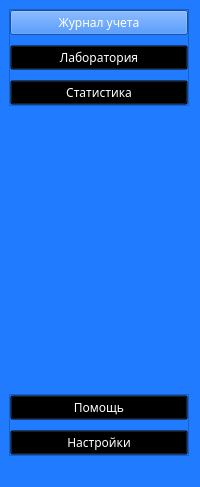
        <widget class="QWidget" name="LeftMenu" native="true">
         <property name="minimumSize">
          <size>
           <width>0</width>
           <height>0</height>
          </size>
         </property>
         <property name="maximumSize">
          <size>
           <width>16777215</width>
           <height>16777215</height>
          </size>
         </property>
         <property name="styleSheet">
          <string notr="true">background-color: #207BFF;</string>
         </property>
         <layout class="QVBoxLayout" name="verticalLayout_2">
          <property name="spacing">
           <number>0</number>
          </property>
          <property name="leftMargin">
           <number>0</number>
          </property>
          <property name="topMargin">
           <number>0</number>
          </property>
          <property name="rightMargin">
           <number>0</number>
          </property>
          <property name="bottomMargin">
           <number>20</number>
          </property>
          <item>
           <widget class="QWidget" name="LeftBar" native="true">
            <property name="minimumSize">
             <size>
              <width>200</width>
              <height>467</height>
             </size>
            </property>
            <layout class="QVBoxLayout" name="verticalLayout_4">
             <property name="spacing">
              <number>7</number>
             </property>
             <property name="rightMargin">
              <number>11</number>
             </property>
             <property name="bottomMargin">
              <number>11</number>
             </property>
             <item>
              <widget class="QFrame" name="LeftBarUp">
               <property name="frameShape">
                <enum>QFrame::StyledPanel</enum>
               </property>
               <property name="frameShadow">
                <enum>QFrame::Raised</enum>
               </property>
               <layout class="QVBoxLayout" name="verticalLayout_5">
                <property name="spacing">
                 <number>10</number>
                </property>
                <property name="leftMargin">
                 <number>0</number>
                </property>
                <property name="topMargin">
                 <number>0</number>
                </property>
                <property name="rightMargin">
                 <number>0</number>
                </property>
                <property name="bottomMargin">
                 <number>0</number>
                </property>
                <item>
                 <widget class="QPushButton" name="Report">
                  <property name="font">
                   <font>
                    <family>Segoe UI Semibold</family>
                    <pointsize>9</pointsize>
                   </font>
                  </property>
                  <property name="styleSheet">
                   <string notr="true">color: white;
background-color:#1E71EA;
</string>
                  </property>
                  <property name="text">
                   <string>Журнал учета</string>
                  </property>
                  <property name="icon">
                   <iconset>
                    <normaloff>../resources/Magazine.png</normaloff>../resources/Magazine.png</iconset>
                  </property>
                  <property name="iconSize">
                   <size>
                    <width>16</width>
                    <height>16</height>
                   </size>
                  </property>
                 </widget>
                </item>
                <item>
                 <widget class="QPushButton" name="Lab">
                  <property name="font">
                   <font>
                    <family>Segoe UI Semibold</family>
                    <pointsize>9</pointsize>
                   </font>
                  </property>
                  <property name="styleSheet">
                   <string notr="true">background-color: transparent;
color: white;</string>
                  </property>
                  <property name="text">
                   <string>Лаборатория</string>
                  </property>
                  <property name="icon">
                   <iconset>
                    <normaloff>../resources/Lab.png</normaloff>../resources/Lab.png</iconset>
                  </property>
                  <property name="iconSize">
                   <size>
                    <width>16</width>
                    <height>16</height>
                   </size>
                  </property>
                 </widget>
                </item>
                <item>
                 <widget class="QPushButton" name="Statistics">
                  <property name="font">
                   <font>
                    <family>Segoe UI Semibold</family>
                    <pointsize>9</pointsize>
                   </font>
                  </property>
                  <property name="styleSheet">
                   <string notr="true">background-color: transparent;
color: white;</string>
                  </property>
                  <property name="text">
                   <string>Статистика</string>
                  </property>
                  <property name="icon">
                   <iconset>
                    <normaloff>../resources/Statistic.png</normaloff>../resources/Statistic.png</iconset>
                  </property>
                  <property name="iconSize">
                   <size>
                    <width>20</width>
                    <height>20</height>
                   </size>
                  </property>
                 </widget>
                </item>
               </layout>
              </widget>
             </item>
             <item>
              <spacer name="verticalSpacer">
               <property name="orientation">
                <enum>Qt::Vertical</enum>
               </property>
               <property name="sizeHint" stdset="0">
                <size>
                 <width>20</width>
                 <height>40</height>
                </size>
               </property>
              </spacer>
             </item>
             <item>
              <widget class="QFrame" name="LeftBarDown">
               <property name="frameShape">
                <enum>QFrame::StyledPanel</enum>
               </property>
               <property name="frameShadow">
                <enum>QFrame::Raised</enum>
               </property>
               <layout class="QVBoxLayout" name="verticalLayout_6">
                <property name="spacing">
                 <number>10</number>
                </property>
                <property name="leftMargin">
                 <number>0</number>
                </property>
                <property name="topMargin">
                 <number>0</number>
                </property>
                <property name="rightMargin">
                 <number>0</number>
                </property>
                <property name="bottomMargin">
                 <number>0</number>
                </property>
                <item>
                 <widget class="QPushButton" name="Help">
                  <property name="font">
                   <font>
                    <family>Segoe UI Semibold</family>
                    <pointsize>9</pointsize>
                    <weight>50</weight>
                    <bold>false</bold>
                   </font>
                  </property>
                  <property name="styleSheet">
                   <string notr="true">background-color: transparent;
color: white;</string>
                  </property>
                  <property name="text">
                   <string>Помощь</string>
                  </property>
                  <property name="icon">
                   <iconset>
                    <normaloff>../resources/Help.png</normaloff>../resources/Help.png</iconset>
                  </property>
                  <property name="iconSize">
                   <size>
                    <width>16</width>
                    <height>16</height>
                   </size>
                  </property>
                 </widget>
                </item>
                <item>
                 <widget class="QPushButton" name="Settings">
                  <property name="font">
                   <font>
                    <family>Segoe UI Semibold</family>
                    <pointsize>9</pointsize>
                   </font>
                  </property>
                  <property name="styleSheet">
                   <string notr="true">background-color: transparent;color: white;</string>
                  </property>
                  <property name="text">
                   <string>Настройки</string>
                  </property>
                  <property name="icon">
                   <iconset>
                    <normaloff>../resources/Settings.png</normaloff>../resources/Settings.png</iconset>
                  </property>
                  <property name="iconSize">
                   <size>
                    <width>16</width>
                    <height>16</height>
                   </size>
                  </property>
                 </widget>
                </item>
               </layout>
              </widget>
             </item>
            </layout>
           </widget>
          </item>
         </layout>
        </widget>
